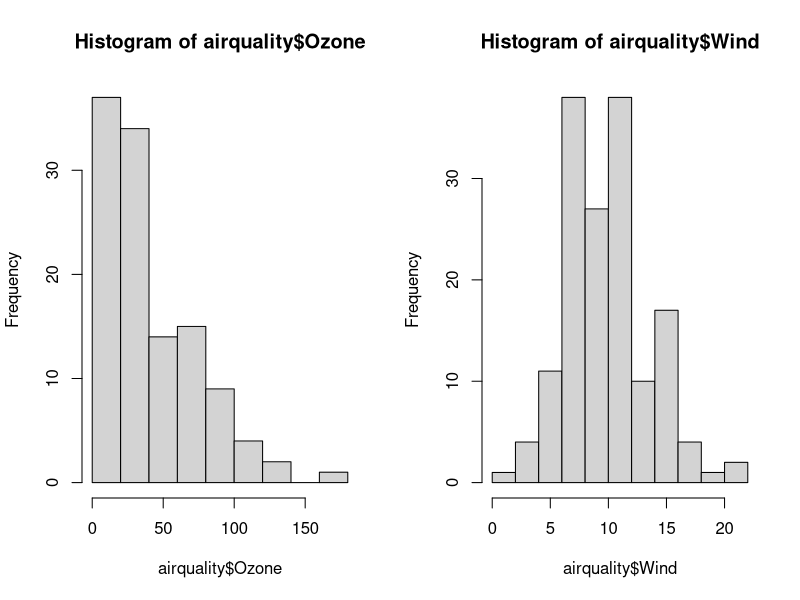
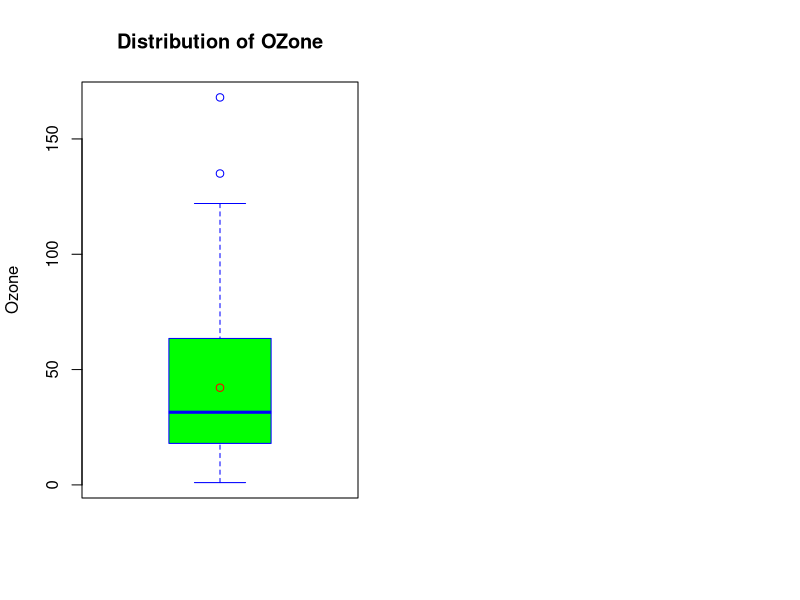

Here is the R script that generated these plots, in order:
## ---- chunk 1
## set work directory path here 
require("knitr")
opts_knit$set(root.dir = "c:/Users/sdy897/Box/Working files/Class/UTSA_STA6443_Algorithms1/SAStoR/data")
## ---- chunk 2
## install packages 
library(fBasics)
## ---- chunk 3
head(airquality, 10)
str(airquality)

## ---- chunk 4
par(mfrow=c(1,2))  # plot matrix 1 by 2
hist(airquality$Ozone)
hist(airquality$Wind)

## ---- chunk 5
boxplot(airquality$Ozone,                     
        main = "Distribution of OZone",
        ylab = "Ozone",
        col = "green",
        border = "Blue",
        horizontal = FALSE
)
points(mean(airquality$Ozone, na.rm=TRUE), col="red")

## ---- chunk 6
shapiro.test(airquality$Wind)
shapiro.test(airquality$Ozone)
